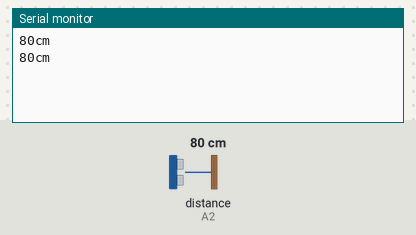
Simulated run of this sketch. Board: Arduino Uno, built with avr-gcc and run on an emulated ATmega328P. On the bench: the last lines printed to the serial monitor. Wiring (inferred from the names in the program): ultrasonic range finder: trigger A3; echo A2. The inputs (shaded band) are chosen by the test bench; at power-on: distance to the obstacle (sensor on A2) 80 cm. The echo pulse lasts 58.3 µs per cm.

Above: at 1.8 s.
1.9 s: distance to the obstacle (sensor on A2) set to 2 cm
At 2.8 s:
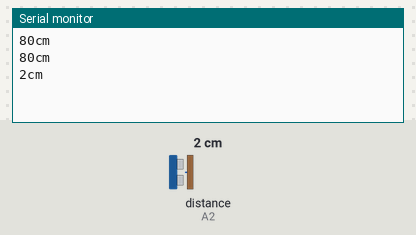
3.4 s: distance to the obstacle (sensor on A2) set to 4 cm
At 4.9 s:
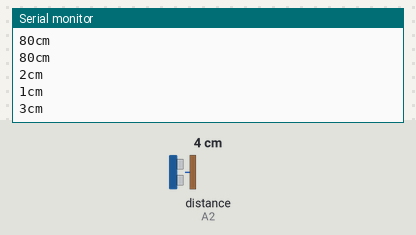
Timing chart, 0 to 6.4 s (numbered marks = the images above; inputs shaded):
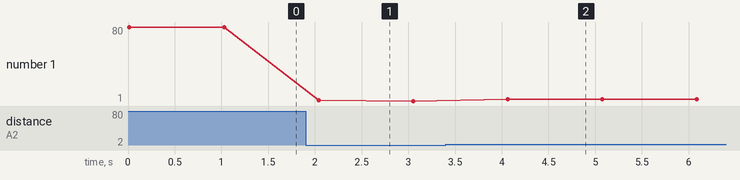

The sketch:

Test_Ultrasonic_Sensor_Module.ino
```cpp
/*
    Ultrasonic sensor Pins:
        VCC : +5
        Trig: A3
        Echo: A2
        GND : GND
 */

long distance;
const int Trig = A3;
const int Echo= A2;


float checkdistance()
{
  digitalWrite(Trig, LOW);
  delayMicroseconds(2);
  digitalWrite(Trig, HIGH);
  delayMicroseconds(10);
  digitalWrite(Trig, LOW);
  float distance = pulseIn(Echo, HIGH) / 58.00;
  delay(10);
  return distance;
}

void setup() {
  //Serial Port begin
  Serial.begin (9600);
  //Define inputs and outputs
  pinMode(Trig, OUTPUT);
  pinMode(Echo, INPUT);
}

void loop() {
  distance = checkdistance();
  Serial.print(distance);
  Serial.println("cm");
  delay(1000);
}
```

Measured:
- after the input at 1.9 s, the serial monitor: prints a new line after 0.14 s (image 1)
- after the input at 3.4 s, the serial monitor: prints a new line after 0.66 s (image 2)
- plotted number 1: 80 → 1 after the input at 1.9 s, 1 → 3 after the input at 3.4 s
